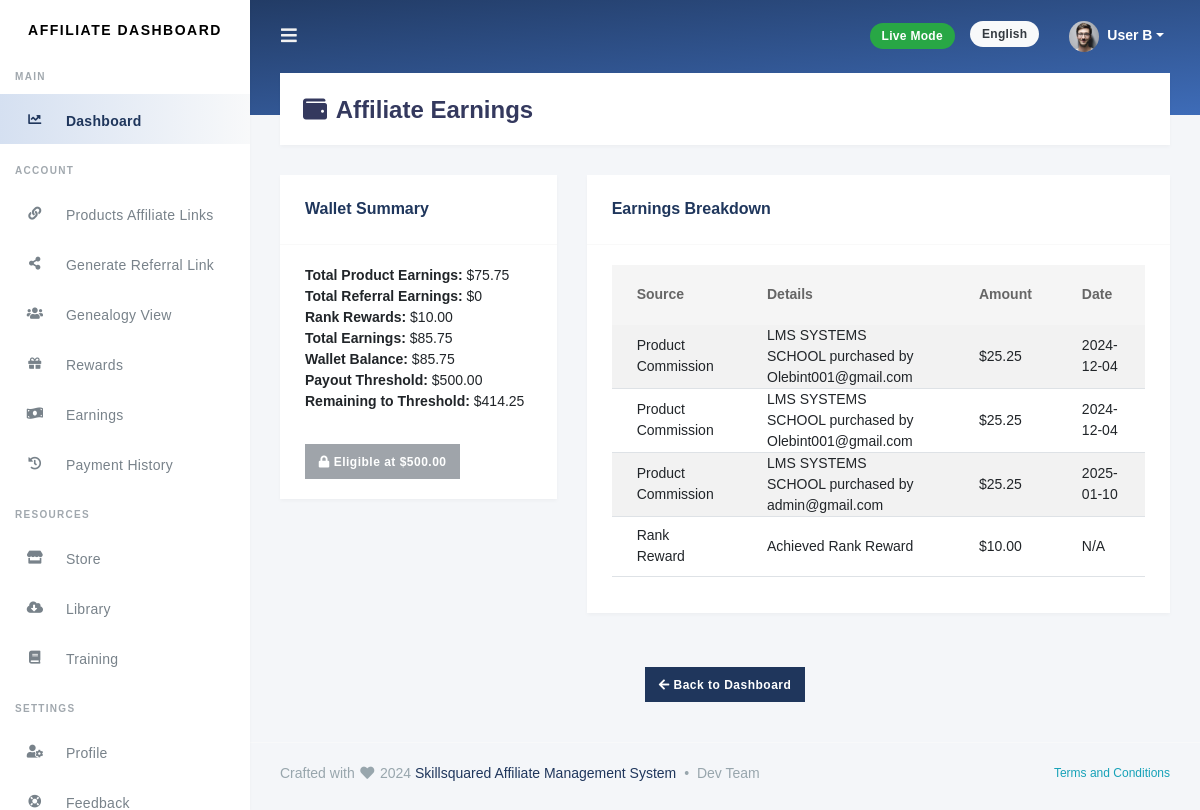
The app's page /affiliates/affiliate-earnings/ (signed in) with its own data.
### ranking/models.py (models this page shows, shortened)
class Rank(models.Model):
    title = models.CharField(max_length=100, unique=True)
    description = models.TextField(null=True, blank=True)
    logo = models.ImageField(upload_to='rank_logos/', null=True, blank=True)
    node_color = models.CharField(max_length=7, default="#000000")  # Hex color code
    min_personal_referrals = models.PositiveIntegerField(default=0)
    min_total_referrals = models.PositiveIntegerField(default=0)
    reward = models.DecimalField(max_digits=10, decimal_places=2, default=0.0)
    personal_referral_commission = models.DecimalField(max_digits=5, decimal_places=2, default=5.0)  # %
    initial_level_commission = models.DecimalField(max_digits=5, decimal_places=2, default=5.0)  # %
    renewal_level_commission = models.DecimalField(max_digits=5, decimal_places=2, default=5.0)  # %
    admin_note = models.TextField(null=True, blank=True)
    is_active = models.BooleanField(default=True)  # Rank visibility

### affiliates/models.py (models this page shows, shortened)
class BaseModel(models.Model):
    created_at = models.DateTimeField(auto_now_add=True)
    updated_at = models.DateTimeField(auto_now=True)
    class Meta:
        abstract = True

class Affiliate(BaseModel):
    user = models.OneToOneField(settings.AUTH_USER_MODEL, on_delete=models.CASCADE)
    commission_rate = models.DecimalField(max_digits=5, decimal_places=2, default=5.0)
    training_completed = models.BooleanField(default=False)
    referrals = models.PositiveIntegerField(default=0)
    payout_threshold = models.DecimalField(max_digits=10, decimal_places=2, default=50.0)
    referred_by = models.ForeignKey(
        'self', null=True, blank=True, on_delete=models.SET_NULL, related_name='referrals_downline'
    )
    objects = AffiliateManager()  # Attach custom manager

### products/models.py (models this page shows, shortened)
class ProductPurchase(models.Model):
    product = models.ForeignKey('Product', on_delete=models.CASCADE)
    affiliate = models.ForeignKey('affiliates.Affiliate', on_delete=models.SET_NULL, null=True, blank=True)
    client_email = models.EmailField()
    amount = models.DecimalField(max_digits=10, decimal_places=2)
    purchased_at = models.DateTimeField(auto_now_add=True)
    commission_earned = models.DecimalField(max_digits=10, decimal_places=2, default=0.0)
    paystack_reference = models.CharField(max_length=100, unique=True, null=True, blank=True)
    is_paid = models.BooleanField(default=False)

class Product(models.Model):
    CATEGORY_CHOICES = [
        ('health', 'Health'),
        ('e-commerce', 'E-Commerce'),
        ('cms', 'CMS'),
        ('legal', 'Legal'),
        ('education', 'Education'),
        ('others', 'Others'),
    ]
    name = models.CharField(max_length=255)
    description = models.TextField()
    price = models.DecimalField(max_digits=10, decimal_places=2, verbose_name="Default Price")
    default_commission = models.CharField(
        max_length=50,
        verbose_name="Default Commission",
        help_text="Comma-separated percentages, e.g., 5%, 2%",
        validators=[RegexValidator(r'^(\d+%,?)+$', 'Enter valid comma-separated percentages.')]
    )
    category = models.CharField(max_length=50, choices=CATEGORY_CHOICES, default='others')
    status = models.BooleanField(default=True, verbose_name="Active Status")
    sales_note = models.TextField(null=True, blank=True, help_text="Noted when sales occur")
    keywords = models.TextField(help_text="Keywords to describe the product for search optimization")
    image = models.ImageField(upload_to='products/', null=True, blank=True)
    created_at = models.DateTimeField(auto_now_add=True)
    updated_at = models.DateTimeField(auto_now=True)

### affiliates/views.py (the view)
# urls.py: path('affiliate-earnings/', affiliate_earnings, name='affiliate_earnings'),
@login_required
def affiliate_earnings(request):
    affiliate = request.user.affiliate
    referral_earnings = Referral.objects.filter(
        affiliate=affiliate, referred_user__isnull=False
    ).aggregate(total=Sum('commission_earned'))['total'] or 0
    product_earnings = ProductPurchase.objects.filter(
        affiliate=affiliate
    ).aggregate(total=Sum('commission_earned'))['total'] or 0
    rank_reward = (
        affiliate.rank.current_rank.reward
        if hasattr(affiliate, 'rank') and affiliate.rank.current_rank
        else 0
    )
    total_earnings = referral_earnings + product_earnings + rank_reward
    total_withdrawn = affiliate.payouts.aggregate(total=Sum('amount'))['total'] or 0
    wallet_balance = total_earnings - total_withdrawn
    payout_threshold = affiliate.payout_threshold
    remaining_to_threshold = max(0, payout_threshold - wallet_balance)
    eligible_for_payout = wallet_balance >= payout_threshold
    referrals = Referral.objects.filter(affiliate=affiliate, referred_user__isnull=False)
    product_purchases = ProductPurchase.objects.filter(affiliate=affiliate)
    return render(request, 'affiliates/earnings.html', {
        'total_product_earnings': product_earnings,
        'total_referral_earnings': referral_earnings,
        'rank_reward': rank_reward,
        'total_earnings': total_earnings,
        'wallet_balance': wallet_balance,
        'payout_threshold': payout_threshold,
        'remaining_to_threshold': remaining_to_threshold,
        'eligible_for_payout': eligible_for_payout,
        'referrals': referrals,
        'product_purchases': product_purchases,
    })

### templates/affiliates/earnings.html (shortened to what this page needs)
{% extends 'base.html' %}
{% load static %}
{% block content %}
<div class="section-header">
    <h1><i class="fa fa-fw fa-wallet"></i> Affiliate Earnings</h1>
</div>
<div class="section-body">
    <div class="row">
        <div class="col-md-4">
            <div class="card">
                <div class="card-header">
                    <h4>Wallet Summary</h4>
                </div>
                <div class="card-body">
                    <ul class="list-unstyled">
                        <li><strong>Total Product Earnings:</strong> ${{ total_product_earnings }}</li>
                        <li><strong>Total Referral Earnings:</strong> ${{ total_referral_earnings }}</li>
                        <li><strong>Rank Rewards:</strong> ${{ rank_reward }}</li>
                        <li><strong>Total Earnings:</strong> ${{ total_earnings }}</li>
                        <li><strong>Wallet Balance:</strong> ${{ wallet_balance }}</li>
                        <li><strong>Payout Threshold:</strong> ${{ payout_threshold }}</li>
                        <li><strong>Remaining to Threshold:</strong> ${{ remaining_to_threshold }}</li>
                    </ul>
                    {% if eligible_for_payout %}
                        <a href="{% url 'withdraw_request' %}" class="btn btn-success mt-3">
                            <i class="fa fa-money-bill-wave"></i> Request Payment
                        </a>
                    {% else %}
                        <button class="btn btn-secondary mt-3" disabled>
                            <i class="fa fa-lock"></i> Eligible at ${{ payout_threshold }}
                        </button>
                    {% endif %}
                </div>
            </div>
        </div>
        <div class="col-md-8">
            <div class="card">
                <div class="card-header">
                    <h4>Earnings Breakdown</h4>
                </div>
                <div class="card-body">
                    <table class="table table-striped">
                        <thead>
                            <tr>
                                <th>Source</th>
                                <th>Details</th>
                                <th>Amount</th>
                                <th>Date</th>
                            </tr>
                        </thead>
                        <tbody>
                            {% for purchase in product_purchases %}
                                <tr>
                                    <td>Product Commission</td>
                                    <td>{{ purchase.product.name }} purchased by {{ purchase.client_email }}</td>
                                    <td>${{ purchase.commission_earned }}</td>
                                    <td>{{ purchase.purchased_at|date:"Y-m-d" }}</td>
                                </tr>
                            {% endfor %}
                            {% if rank_reward %}
                                <tr>
                                    <td>Rank Reward</td>
                                    <td>Achieved Rank Reward</td>
                                    <td>${{ rank_reward }}</td>
                                    <td>N/A</td>
                                </tr>
                            {% endif %}
                        </tbody>
                    </table>
                </div>
            </div>
        </div>
    </div>
    <div class="row mt-4">
        <div class="col-md-12 text-center">
            <a href="{% url 'affiliate_dashboard' %}" class="btn btn-primary">
                <i class="fa fa-arrow-left"></i> Back to Dashboard
            </a>
        </div>
    </div>
</div>
{% endblock %}

### static/css/custom.css (style rules this page uses)
::placeholder { font-size: 0.9em; font-family: "Segoe UI", "Georgia", "Helvetica", Arial; color: #bebebe !important; }

### records on screen
Rank: reward "10.00"
Affiliate: payout_threshold "500.00"
ProductPurchase: product.name "LMS SYSTEMS SCHOOL", client_email "Olebint001@gmail.com", commission_earned "25.25", purchased_at "2024-12-04"
ProductPurchase: product.name "LMS SYSTEMS SCHOOL", client_email "Olebint001@gmail.com", commission_earned "25.25", purchased_at "2024-12-04"
ProductPurchase: product.name "LMS SYSTEMS SCHOOL", client_email "admin@gmail.com", commission_earned "25.25", purchased_at "2025-01-10"

### other values on screen
{{ total_product_earnings }} "75.75"
{{ total_referral_earnings }} "0"
{{ total_earnings }} "85.75"
{{ wallet_balance }} "85.75"
{{ remaining_to_threshold }} "414.25"
